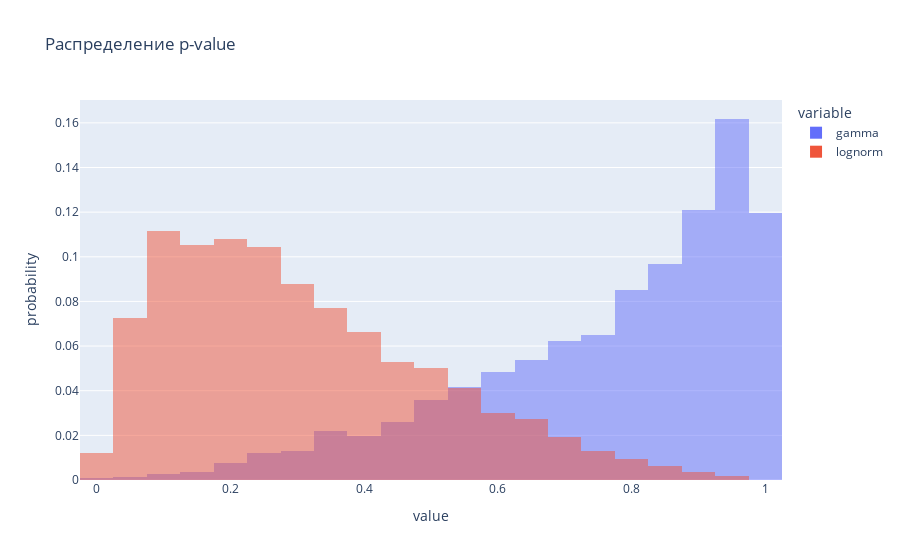

The code cell stored with this chart in its notebook:
### Markdown cell above
Заметим, что с ростом выборки все становится заметно лучше и уже при N=600 мы в 95% случаев мы не ошибемся, если выберем распределение с большим p-value (ниже представлены применение простого Колмогорова, без Монте-Карло)

### Code cell
pvalues = statsign(ss.gamma(1.3, 10, 400)
                   ,'gamma'
                   ,'lognorm'
                   ,N=600
                   ,l=10000)

pvalues = pvalues[pvalues.gamma >0.01] # Исключили неправильный фит
delta = pvalues.gamma - pvalues.lognorm > 0
print( delta.value_counts()/len(delta)  )

plot_hist(pvalues)

### Figure 1 — Plotly figure (JSON) as saved in the notebook; plotly's stock layout.template omitted (floating-point values rounded to 4 significant figures; data arrays with more than 128 entries replaced by an {"elided": "..."} marker saying what was removed)
{"data": [{"alignmentgroup": "True", "bingroup": "x", "histnorm": "probability", "hovertemplate": "variable=gamma<br>value=%{x}<br>probability=%{y}<extra></extra>", "legendgroup": "gamma", "marker": {"color": "#636efa", "opacity": 0.5, "pattern": {"shape": ""}}, "name": "gamma", "nbinsx": 20, "offsetgroup": "gamma", "orientation": "v", "showlegend": true, "type": "histogram", "x": {"elided": "6616 float values"}, "xaxis": "x", "yaxis": "y"}, {"alignmentgroup": "True", "bingroup": "x", "histnorm": "probability", "hovertemplate": "variable=lognorm<br>value=%{x}<br>probability=%{y}<extra></extra>", "legendgroup": "lognorm", "marker": {"color": "#EF553B", "opacity": 0.5, "pattern": {"shape": ""}}, "name": "lognorm", "nbinsx": 20, "offsetgroup": "lognorm", "orientation": "v", "showlegend": true, "type": "histogram", "x": {"elided": "6616 float values"}, "xaxis": "x", "yaxis": "y"}], "layout": {"barmode": "overlay", "legend": {"title": {"text": "variable"}, "tracegroupgap": 0}, "title": {"text": "Распределение p-value"}, "xaxis": {"anchor": "y", "domain": [0, 1], "title": {"text": "value"}}, "yaxis": {"anchor": "x", "domain": [0, 1], "title": {"text": "probability"}}}}
